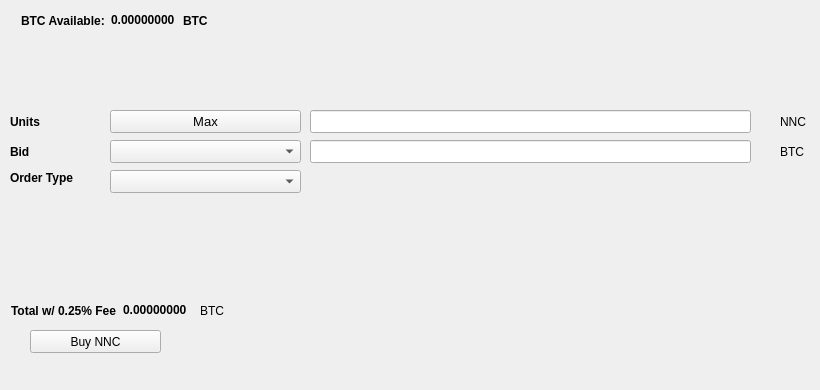
   <widget class="QWidget" name="BuyTab">
    <attribute name="title">
     <string>Buy</string>
    </attribute>
    <widget class="QPushButton" name="BuyNNC">
     <property name="geometry">
      <rect>
       <x>30</x>
       <y>330</y>
       <width>131</width>
       <height>23</height>
      </rect>
     </property>
     <property name="text">
      <string>Buy NNC</string>
     </property>
     <property name="icon">
      <iconset resource="../nanucoin.qrc">
       <normaloff>:/icons/bitcoin</normaloff>:/icons/bitcoin</iconset>
     </property>
    </widget>
    <widget class="QLabel" name="label_3">
     <property name="geometry">
      <rect>
       <x>10</x>
       <y>110</y>
       <width>46</width>
       <height>23</height>
      </rect>
     </property>
     <property name="font">
      <font>
       <weight>75</weight>
       <bold>true</bold>
      </font>
     </property>
     <property name="text">
      <string>Units</string>
     </property>
    </widget>
    <widget class="QLineEdit" name="UnitsInput">
     <property name="geometry">
      <rect>
       <x>310</x>
       <y>110</y>
       <width>441</width>
       <height>23</height>
      </rect>
     </property>
     <property name="font">
      <font>
       <pointsize>9</pointsize>
       <weight>75</weight>
       <bold>true</bold>
      </font>
     </property>
    </widget>
    <widget class="QLineEdit" name="BuyBidPriceEdit">
     <property name="geometry">
      <rect>
       <x>310</x>
       <y>140</y>
       <width>441</width>
       <height>23</height>
      </rect>
     </property>
     <property name="font">
      <font>
       <pointsize>9</pointsize>
       <weight>75</weight>
       <bold>true</bold>
      </font>
     </property>
    </widget>
    <widget class="QLabel" name="label_4">
     <property name="geometry">
      <rect>
       <x>780</x>
       <y>110</y>
       <width>31</width>
       <height>23</height>
      </rect>
     </property>
     <property name="text">
      <string>NNC</string>
     </property>
    </widget>
    <widget class="QLabel" name="label_5">
     <property name="geometry">
      <rect>
       <x>780</x>
       <y>140</y>
       <width>31</width>
       <height>23</height>
      </rect>
     </property>
     <property name="text">
      <string>BTC</string>
     </property>
    </widget>
    <widget class="QLabel" name="label_6">
     <property name="geometry">
      <rect>
       <x>10</x>
       <y>140</y>
       <width>46</width>
       <height>23</height>
      </rect>
     </property>
     <property name="font">
      <font>
       <weight>75</weight>
       <bold>true</bold>
      </font>
     </property>
     <property name="text">
      <string>Bid</string>
     </property>
    </widget>
    <widget class="QLabel" name="label_7">
     <property name="geometry">
      <rect>
       <x>10</x>
       <y>170</y>
       <width>91</width>
       <height>16</height>
      </rect>
     </property>
     <property name="font">
      <font>
       <weight>75</weight>
       <bold>true</bold>
      </font>
     </property>
     <property name="text">
      <string>Order Type</string>
     </property>
    </widget>
    <widget class="QPushButton" name="Buy_Max_Amount">
     <property name="geometry">
      <rect>
       <x>110</x>
       <y>110</y>
       <width>191</width>
       <height>23</height>
      </rect>
     </property>
     <property name="font">
      <font>
       <pointsize>10</pointsize>
      </font>
     </property>
     <property name="text">
      <string>Max</string>
     </property>
    </widget>
    <widget class="QComboBox" name="BuyBidcomboBox">
     <property name="geometry">
      <rect>
       <x>110</x>
       <y>140</y>
       <width>191</width>
       <height>23</height>
      </rect>
     </property>
     <property name="font">
      <font>
       <pointsize>10</pointsize>
      </font>
     </property>
    </widget>
    <widget class="QComboBox" name="buyOrdertypeCombo">
     <property name="geometry">
      <rect>
       <x>110</x>
       <y>170</y>
       <width>191</width>
       <height>23</height>
      </rect>
     </property>
     <property name="font">
      <font>
       <pointsize>10</pointsize>
      </font>
     </property>
    </widget>
    <widget class="QWidget" name="layoutWidget1">
     <property name="geometry">
      <rect>
       <x>21</x>
       <y>11</y>
       <width>227</width>
       <height>19</height>
      </rect>
     </property>
     <layout class="QHBoxLayout" name="horizontalLayout_3">
      <item>
       <widget class="QLabel" name="label232">
        <property name="font">
         <font>
          <weight>75</weight>
          <bold>true</bold>
         </font>
        </property>
        <property name="text">
         <string>BTC Available:</string>
        </property>
       </widget>
      </item>
      <item>
       <widget class="QLabel" name="BtcAvailableLbl">
        <property name="palette">
         <palette>
          <active>
           <colorrole role="WindowText">
            <brush brushstyle="SolidPattern">
             <color alpha="255">
              <red>0</red>
              <green>0</green>
              <blue>0</blue>
             </color>
            </brush>
           </colorrole>
           <colorrole role="Button">
            <brush brushstyle="SolidPattern">
             <color alpha="255">
              <red>0</red>
              <green>170</green>
              <blue>0</blue>
             </color>
            </brush>
           </colorrole>
           <colorrole role="Light">
            <brush brushstyle="SolidPattern">
             <color alpha="255">
              <red>0</red>
              <green>255</green>
              <blue>0</blue>
             </color>
            </brush>
           </colorrole>
           <colorrole role="Midlight">
            <brush brushstyle="SolidPattern">
             <color alpha="255">
              <red>0</red>
              <green>212</green>
              <blue>0</blue>
             </color>
            </brush>
           </colorrole>
           <colorrole role="Dark">
            <brush brushstyle="SolidPattern">
             <color alpha="255">
              <red>0</red>
              <green>85</green>
              <blue>0</blue>
             </color>
            </brush>
           </colorrole>
           <colorrole role="Mid">
            <brush brushstyle="SolidPattern">
             <color alpha="255">
              <red>0</red>
              <green>113</green>
              <blue>0</blue>
             </color>
            </brush>
           </colorrole>
           <colorrole role="Text">
            <brush brushstyle="SolidPattern">
             <color alpha="255">
              <red>0</red>
              <green>170</green>
              <blue>0</blue>
             </color>
            </brush>
           </colorrole>
           <colorrole role="BrightText">
            <brush brushstyle="SolidPattern">
             <color alpha="255">
              <red>255</red>
              <green>255</green>
              <blue>255</blue>
             </color>
            </brush>
           </colorrole>
           <colorrole role="ButtonText">
            <brush brushstyle="SolidPattern">
             <color alpha="255">
              <red>0</red>
              <green>0</green>
              <blue>0</blue>
             </color>
            </brush>
           </colorrole>
           <colorrole role="Base">
            <brush brushstyle="SolidPattern">
             <color alpha="255">
              <red>255</red>
              <green>255</green>
              <blue>255</blue>
             </color>
            </brush>
           </colorrole>
           <colorrole role="Window">
            <brush brushstyle="SolidPattern">
             <color alpha="255">
              <red>0</red>
              <green>170</green>
              <blue>0</blue>
             </color>
            </brush>
           </colorrole>
           <colorrole role="Shadow">
            <brush brushstyle="SolidPattern">
             <color alpha="255">
              <red>0</red>
              <green>0</green>
              <blue>0</blue>
             </color>
            </brush>
           </colorrole>
           <colorrole role="AlternateBase">
            <brush brushstyle="SolidPattern">
             <color alpha="255">
              <red>127</red>
              <green>212</green>
              <blue>127</blue>
             </color>
            </brush>
           </colorrole>
           <colorrole role="ToolTipBase">
            <brush brushstyle="SolidPattern">
             <color alpha="255">
              <red>255</red>
              <green>255</green>
              <blue>220</blue>
             </color>
            </brush>
           </colorrole>
           <colorrole role="ToolTipText">
            <brush brushstyle="SolidPattern">
             <color alpha="255">
              <red>0</red>
              <green>0</green>
              <blue>0</blue>
             </color>
            </brush>
           </colorrole>
          </active>
          <inactive>
           <colorrole role="WindowText">
            <brush brushstyle="SolidPattern">
             <color alpha="255">
              <red>0</red>
              <green>0</green>
              <blue>0</blue>
             </color>
            </brush>
           </colorrole>
           <colorrole role="Button">
            <brush brushstyle="SolidPattern">
             <color alpha="255">
              <red>0</red>
              <green>170</green>
              <blue>0</blue>
             </color>
            </brush>
           </colorrole>
           <colorrole role="Light">
            <brush brushstyle="SolidPattern">
             <color alpha="255">
              <red>0</red>
              <green>255</green>
              <blue>0</blue>
             </color>
            </brush>
           </colorrole>
           <colorrole role="Midlight">
            <brush brushstyle="SolidPattern">
             <color alpha="255">
              <red>0</red>
              <green>212</green>
              <blue>0</blue>
             </color>
            </brush>
           </colorrole>
           <colorrole role="Dark">
            <brush brushstyle="SolidPattern">
             <color alpha="255">
              <red>0</red>
              <green>85</green>
              <blue>0</blue>
             </color>
            </brush>
           </colorrole>
           <colorrole role="Mid">
            <brush brushstyle="SolidPattern">
             <color alpha="255">
              <red>0</red>
              <green>113</green>
              <blue>0</blue>
             </color>
            </brush>
           </colorrole>
           <colorrole role="Text">
            <brush brushstyle="SolidPattern">
             <color alpha="255">
              <red>0</red>
              <green>170</green>
              <blue>0</blue>
             </color>
            </brush>
           </colorrole>
           <colorrole role="BrightText">
            <brush brushstyle="SolidPattern">
             <color alpha="255">
              <red>255</red>
              <green>255</green>
              <blue>255</blue>
             </color>
            </brush>
           </colorrole>
           <colorrole role="ButtonText">
            <brush brushstyle="SolidPattern">
             <color alpha="255">
              <red>0</red>
              <green>0</green>
              <blue>0</blue>
             </color>
            </brush>
           </colorrole>
           <colorrole role="Base">
            <brush brushstyle="SolidPattern">
             <color alpha="255">
              <red>255</red>
              <green>255</green>
              <blue>255</blue>
             </color>
            </brush>
           </colorrole>
           <colorrole role="Window">
            <brush brushstyle="SolidPattern">
             <color alpha="255">
              <red>0</red>
              <green>170</green>
              <blue>0</blue>
             </color>
            </brush>
           </colorrole>
           <colorrole role="Shadow">
            <brush brushstyle="SolidPattern">
             <color alpha="255">
              <red>0</red>
              <green>0</green>
              <blue>0</blue>
             </color>
            </brush>
           </colorrole>
           <colorrole role="AlternateBase">
            <brush brushstyle="SolidPattern">
             <color alpha="255">
              <red>127</red>
              <green>212</green>
              <blue>127</blue>
             </color>
            </brush>
           </colorrole>
           <colorrole role="ToolTipBase">
            <brush brushstyle="SolidPattern">
             <color alpha="255">
              <red>255</red>
              <green>255</green>
              <blue>220</blue>
             </color>
            </brush>
           </colorrole>
           <colorrole role="ToolTipText">
            <brush brushstyle="SolidPattern">
             <color alpha="255">
              <red>0</red>
              <green>0</green>
              <blue>0</blue>
             </color>
            </brush>
           </colorrole>
          </inactive>
          <disabled>
           <colorrole role="WindowText">
            <brush brushstyle="SolidPattern">
             <color alpha="255">
              <red>0</red>
              <green>85</green>
              <blue>0</blue>
             </color>
            </brush>
           </colorrole>
           <colorrole role="Button">
            <brush brushstyle="SolidPattern">
             <color alpha="255">
              <red>0</red>
              <green>170</green>
              <blue>0</blue>
             </color>
            </brush>
           </colorrole>
           <colorrole role="Light">
            <brush brushstyle="SolidPattern">
             <color alpha="255">
              <red>0</red>
              <green>255</green>
              <blue>0</blue>
             </color>
            </brush>
           </colorrole>
           <colorrole role="Midlight">
            <brush brushstyle="SolidPattern">
             <color alpha="255">
              <red>0</red>
              <green>212</green>
              <blue>0</blue>
             </color>
            </brush>
           </colorrole>
           <colorrole role="Dark">
            <brush brushstyle="SolidPattern">
             <color alpha="255">
              <red>0</red>
              <green>85</green>
              <blue>0</blue>
             </color>
            </brush>
           </colorrole>
           <colorrole role="Mid">
            <brush brushstyle="SolidPattern">
             <color alpha="255">
              <red>0</red>
              <green>113</green>
              <blue>0</blue>
             </color>
            </brush>
           </colorrole>
           <colorrole role="Text">
            <brush brushstyle="SolidPattern">
             <color alpha="255">
              <red>0</red>
              <green>85</green>
              <blue>0</blue>
             </color>
            </brush>
           </colorrole>
           <colorrole role="BrightText">
            <brush brushstyle="SolidPattern">
             <color alpha="255">
              <red>255</red>
              <green>255</green>
              <blue>255</blue>
             </color>
            </brush>
           </colorrole>
           <colorrole role="ButtonText">
            <brush brushstyle="SolidPattern">
             <color alpha="255">
              <red>0</red>
              <green>85</green>
              <blue>0</blue>
             </color>
            </brush>
           </colorrole>
           <colorrole role="Base">
            <brush brushstyle="SolidPattern">
             <color alpha="255">
              <red>0</red>
              <green>170</green>
              <blue>0</blue>
             </color>
            </brush>
           </colorrole>
           <colorrole role="Window">
            <brush brushstyle="SolidPattern">
             <color alpha="255">
              <red>0</red>
              <green>170</green>
              <blue>0</blue>
             </color>
            </brush>
           </colorrole>
           <colorrole role="Shadow">
            <brush brushstyle="SolidPattern">
             <color alpha="255">
              <red>0</red>
              <green>0</green>
              <blue>0</blue>
             </color>
            </brush>
           </colorrole>
           <colorrole role="AlternateBase">
            <brush brushstyle="SolidPattern">
             <color alpha="255">
              <red>0</red>
              <green>170</green>
              <blue>0</blue>
             </color>
            </brush>
           </colorrole>
           <colorrole role="ToolTipBase">
            <brush brushstyle="SolidPattern">
             <color alpha="255">
              <red>255</red>
              <green>255</green>
              <blue>220</blue>
             </color>
            </brush>
           </colorrole>
           <colorrole role="ToolTipText">
            <brush brushstyle="SolidPattern">
             <color alpha="255">
              <red>0</red>
              <green>0</green>
              <blue>0</blue>
             </color>
            </brush>
           </colorrole>
          </disabled>
         </palette>
        </property>
        <property name="font">
         <font>
          <weight>75</weight>
          <bold>true</bold>
         </font>
        </property>
        <property name="text">
         <string>0.00000000</string>
        </property>
        <property name="textInteractionFlags">
         <set>Qt::LinksAccessibleByMouse|Qt::TextSelectableByKeyboard|Qt::TextSelectableByMouse</set>
        </property>
       </widget>
      </item>
      <item>
       <widget class="QLabel" name="BtcAvailableLbl_2">
        <property name="font">
         <font>
          <weight>75</weight>
          <bold>true</bold>
         </font>
        </property>
        <property name="text">
         <string>BTC</string>
        </property>
       </widget>
      </item>
     </layout>
    </widget>
    <widget class="QWidget" name="layoutWidge2">
     <property name="geometry">
      <rect>
       <x>11</x>
       <y>301</y>
       <width>259</width>
       <height>19</height>
      </rect>
     </property>
     <layout class="QHBoxLayout" name="horizontalLayout_4">
      <item>
       <widget class="QLabel" name="label_9">
        <property name="font">
         <font>
          <weight>75</weight>
          <bold>true</bold>
         </font>
        </property>
        <property name="text">
         <string>Total w/ 0.25% Fee</string>
        </property>
       </widget>
      </item>
      <item>
       <widget class="QLabel" name="BuyCostLabel">
        <property name="palette">
         <palette>
          <active>
           <colorrole role="WindowText">
            <brush brushstyle="SolidPattern">
             <color alpha="255">
              <red>0</red>
              <green>0</green>
              <blue>0</blue>
             </color>
            </brush>
           </colorrole>
           <colorrole role="Button">
            <brush brushstyle="SolidPattern">
             <color alpha="255">
              <red>0</red>
              <green>170</green>
              <blue>0</blue>
             </color>
            </brush>
           </colorrole>
           <colorrole role="Light">
            <brush brushstyle="SolidPattern">
             <color alpha="255">
              <red>0</red>
              <green>255</green>
              <blue>0</blue>
             </color>
            </brush>
           </colorrole>
           <colorrole role="Midlight">
            <brush brushstyle="SolidPattern">
             <color alpha="255">
              <red>0</red>
              <green>212</green>
              <blue>0</blue>
             </color>
            </brush>
           </colorrole>
           <colorrole role="Dark">
            <brush brushstyle="SolidPattern">
             <color alpha="255">
              <red>0</red>
              <green>85</green>
              <blue>0</blue>
             </color>
            </brush>
           </colorrole>
           <colorrole role="Mid">
            <brush brushstyle="SolidPattern">
             <color alpha="255">
              <red>0</red>
              <green>113</green>
              <blue>0</blue>
             </color>
            </brush>
           </colorrole>
           <colorrole role="Text">
            <brush brushstyle="SolidPattern">
             <color alpha="255">
              <red>0</red>
              <green>170</green>
              <blue>0</blue>
             </color>
            </brush>
           </colorrole>
           <colorrole role="BrightText">
            <brush brushstyle="SolidPattern">
             <color alpha="255">
              <red>255</red>
              <green>255</green>
              <blue>255</blue>
             </color>
            </brush>
           </colorrole>
           <colorrole role="ButtonText">
            <brush brushstyle="SolidPattern">
             <color alpha="255">
              <red>0</red>
              <green>0</green>
              <blue>0</blue>
             </color>
            </brush>
           </colorrole>
           <colorrole role="Base">
            <brush brushstyle="SolidPattern">
             <color alpha="255">
              <red>255</red>
              <green>255</green>
              <blue>255</blue>
             </color>
            </brush>
           </colorrole>
           <colorrole role="Window">
            <brush brushstyle="SolidPattern">
             <color alpha="255">
              <red>0</red>
              <green>170</green>
              <blue>0</blue>
             </color>
            </brush>
           </colorrole>
           <colorrole role="Shadow">
            <brush brushstyle="SolidPattern">
             <color alpha="255">
              <red>0</red>
              <green>0</green>
              <blue>0</blue>
             </color>
            </brush>
           </colorrole>
           <colorrole role="AlternateBase">
            <brush brushstyle="SolidPattern">
             <color alpha="255">
              <red>127</red>
              <green>212</green>
              <blue>127</blue>
             </color>
            </brush>
           </colorrole>
           <colorrole role="ToolTipBase">
            <brush brushstyle="SolidPattern">
             <color alpha="255">
              <red>255</red>
              <green>255</green>
              <blue>220</blue>
             </color>
            </brush>
           </colorrole>
           <colorrole role="ToolTipText">
            <brush brushstyle="SolidPattern">
             <color alpha="255">
              <red>0</red>
              <green>0</green>
              <blue>0</blue>
             </color>
            </brush>
           </colorrole>
          </active>
          <inactive>
           <colorrole role="WindowText">
            <brush brushstyle="SolidPattern">
             <color alpha="255">
              <red>0</red>
              <green>0</green>
              <blue>0</blue>
             </color>
            </brush>
           </colorrole>
           <colorrole role="Button">
            <brush brushstyle="SolidPattern">
             <color alpha="255">
              <red>0</red>
              <green>170</green>
              <blue>0</blue>
             </color>
            </brush>
           </colorrole>
           <colorrole role="Light">
            <brush brushstyle="SolidPattern">
             <color alpha="255">
              <red>0</red>
              <green>255</green>
              <blue>0</blue>
             </color>
            </brush>
           </colorrole>
           <colorrole role="Midlight">
            <brush brushstyle="SolidPattern">
             <color alpha="255">
              <red>0</red>
              <green>212</green>
              <blue>0</blue>
             </color>
            </brush>
           </colorrole>
           <colorrole role="Dark">
            <brush brushstyle="SolidPattern">
             <color alpha="255">
              <red>0</red>
              <green>85</green>
              <blue>0</blue>
             </color>
            </brush>
           </colorrole>
           <colorrole role="Mid">
            <brush brushstyle="SolidPattern">
             <color alpha="255">
              <red>0</red>
              <green>113</green>
              <blue>0</blue>
             </color>
            </brush>
           </colorrole>
           <colorrole role="Text">
            <brush brushstyle="SolidPattern">
             <color alpha="255">
              <red>0</red>
              <green>170</green>
              <blue>0</blue>
             </color>
            </brush>
           </colorrole>
           <colorrole role="BrightText">
            <brush brushstyle="SolidPattern">
             <color alpha="255">
              <red>255</red>
              <green>255</green>
              <blue>255</blue>
             </color>
            </brush>
           </colorrole>
           <colorrole role="ButtonText">
            <brush brushstyle="SolidPattern">
             <color alpha="255">
              <red>0</red>
              <green>0</green>
              <blue>0</blue>
             </color>
            </brush>
           </colorrole>
           <colorrole role="Base">
            <brush brushstyle="SolidPattern">
             <color alpha="255">
              <red>255</red>
              <green>255</green>
              <blue>255</blue>
             </color>
            </brush>
           </colorrole>
           <colorrole role="Window">
            <brush brushstyle="SolidPattern">
             <color alpha="255">
              <red>0</red>
              <green>170</green>
              <blue>0</blue>
             </color>
            </brush>
           </colorrole>
           <colorrole role="Shadow">
            <brush brushstyle="SolidPattern">
             <color alpha="255">
              <red>0</red>
              <green>0</green>
              <blue>0</blue>
             </color>
            </brush>
           </colorrole>
           <colorrole role="AlternateBase">
            <brush brushstyle="SolidPattern">
             <color alpha="255">
              <red>127</red>
              <green>212</green>
              <blue>127</blue>
             </color>
            </brush>
           </colorrole>
           <colorrole role="ToolTipBase">
            <brush brushstyle="SolidPattern">
             <color alpha="255">
              <red>255</red>
              <green>255</green>
              <blue>220</blue>
             </color>
            </brush>
           </colorrole>
           <colorrole role="ToolTipText">
            <brush brushstyle="SolidPattern">
             <color alpha="255">
              <red>0</red>
              <green>0</green>
              <blue>0</blue>
             </color>
            </brush>
           </colorrole>
          </inactive>
          <disabled>
           <colorrole role="WindowText">
            <brush brushstyle="SolidPattern">
             <color alpha="255">
              <red>0</red>
              <green>85</green>
              <blue>0</blue>
             </color>
            </brush>
           </colorrole>
           <colorrole role="Button">
            <brush brushstyle="SolidPattern">
             <color alpha="255">
              <red>0</red>
              <green>170</green>
              <blue>0</blue>
             </color>
            </brush>
           </colorrole>
           <colorrole role="Light">
            <brush brushstyle="SolidPattern">
             <color alpha="255">
              <red>0</red>
              <green>255</green>
              <blue>0</blue>
             </color>
            </brush>
           </colorrole>
           <colorrole role="Midlight">
            <brush brushstyle="SolidPattern">
             <color alpha="255">
              <red>0</red>
              <green>212</green>
              <blue>0</blue>
             </color>
            </brush>
           </colorrole>
           <colorrole role="Dark">
            <brush brushstyle="SolidPattern">
             <color alpha="255">
              <red>0</red>
              <green>85</green>
              <blue>0</blue>
             </color>
            </brush>
           </colorrole>
           <colorrole role="Mid">
            <brush brushstyle="SolidPattern">
             <color alpha="255">
              <red>0</red>
              <green>113</green>
              <blue>0</blue>
             </color>
            </brush>
           </colorrole>
           <colorrole role="Text">
            <brush brushstyle="SolidPattern">
             <color alpha="255">
              <red>0</red>
              <green>85</green>
              <blue>0</blue>
             </color>
            </brush>
           </colorrole>
           <colorrole role="BrightText">
            <brush brushstyle="SolidPattern">
             <color alpha="255">
              <red>255</red>
              <green>255</green>
              <blue>255</blue>
             </color>
            </brush>
           </colorrole>
           <colorrole role="ButtonText">
            <brush brushstyle="SolidPattern">
             <color alpha="255">
              <red>0</red>
              <green>85</green>
              <blue>0</blue>
             </color>
            </brush>
           </colorrole>
           <colorrole role="Base">
            <brush brushstyle="SolidPattern">
             <color alpha="255">
              <red>0</red>
              <green>170</green>
              <blue>0</blue>
             </color>
            </brush>
           </colorrole>
           <colorrole role="Window">
            <brush brushstyle="SolidPattern">
             <color alpha="255">
              <red>0</red>
              <green>170</green>
              <blue>0</blue>
             </color>
            </brush>
           </colorrole>
           <colorrole role="Shadow">
            <brush brushstyle="SolidPattern">
             <color alpha="255">
              <red>0</red>
              <green>0</green>
              <blue>0</blue>
             </color>
            </brush>
           </colorrole>
           <colorrole role="AlternateBase">
            <brush brushstyle="SolidPattern">
             <color alpha="255">
              <red>0</red>
              <green>170</green>
              <blue>0</blue>
             </color>
            </brush>
           </colorrole>
           <colorrole role="ToolTipBase">
            <brush brushstyle="SolidPattern">
             <color alpha="255">
              <red>255</red>
              <green>255</green>
              <blue>220</blue>
             </color>
            </brush>
           </colorrole>
           <colorrole role="ToolTipText">
            <brush brushstyle="SolidPattern">
             <color alpha="255">
              <red>0</red>
              <green>0</green>
              <blue>0</blue>
             </color>
            </brush>
           </colorrole>
          </disabled>
         </palette>
        </property>
        <property name="font">
         <font>
          <weight>75</weight>
          <bold>true</bold>
         </font>
        </property>
        <property name="autoFillBackground">
         <bool>false</bool>
        </property>
        <property name="text">
         <string>0.00000000</string>
        </property>
        <property name="textInteractionFlags">
         <set>Qt::LinksAccessibleByMouse|Qt::TextSelectableByMouse</set>
        </property>
       </widget>
      </item>
      <item>
       <widget class="QLabel" name="label_10">
        <property name="font">
         <font>
          <weight>50</weight>
          <bold>false</bold>
         </font>
        </property>
        <property name="text">
         <string>BTC</string>
        </property>
       </widget>
      </item>
     </layout>
    </widget>
    <widget class="QLabel" name="label_24">
     <property name="geometry">
      <rect>
       <x>460</x>
       <y>300</y>
       <width>281</width>
       <height>81</height>
      </rect>
     </property>
     <property name="text">
      <string/>
     </property>
     <property name="pixmap">
      <pixmap>:/images/bittrex</pixmap>
     </property>
    </widget>
   </widget>
